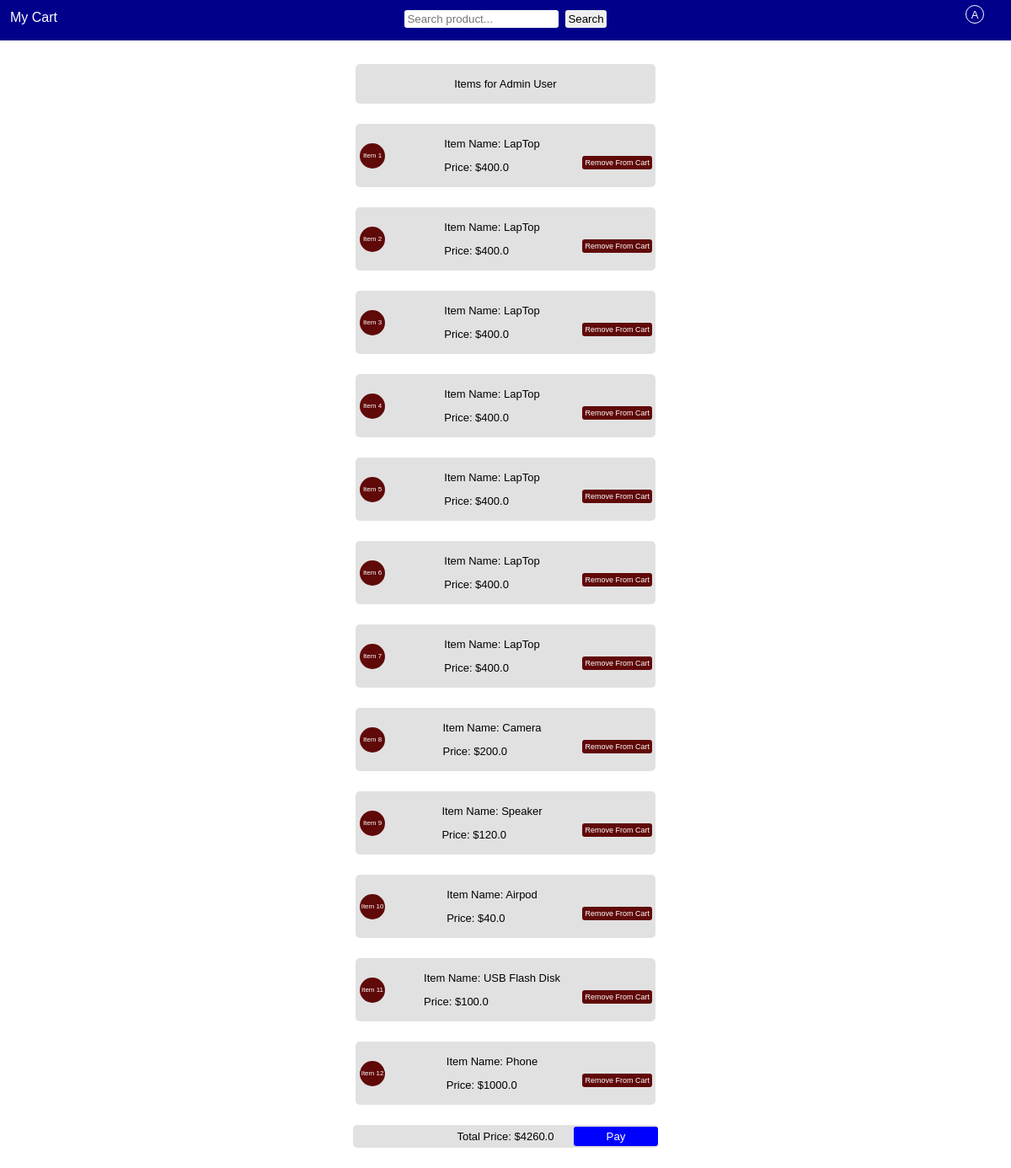
/view/cart/items (signed in), run on the app's committed database.
### tables this page shows
CREATE TABLE users(
        id integer primary key autoincrement,
        fname text not null,
        lname text not null,
        email unique not null,
        password text not null,
        role text default 'user',
        created_date timestamp default current_timestamp,
        created_at timestamp default current_timestamp
                         
    
    );

CREATE TABLE cart_item(
        id integer primary key autoincrement,
        user_id integer,
        item_name text not null,
        item_price real not null,
        added_date timestamp defaul current_timestamp,
        added_at timestamp default current_timestamp,
        foreign key(user_id) references users(id)

        );

### app.py (the view)
@app.route("/view/cart/items/")
@app.route("/view/cart/items")
def view_items():
    if "user_id" in session:
        conn = get_database()
        cursor = conn.cursor()
        current_email = session.get('user_email')
        current_id = session.get('user_id')
        user = cursor.execute("select * from users where email=?", (current_email,)).fetchone()
        user_in_cart = cursor.execute("select 1 from cart_item where user_id =?", (current_id,))
        if user_in_cart:
            view_items = cursor.execute("select * from cart_item where user_id =?", (current_id,)).fetchall()
            row=cursor.execute("select sum(item_price) as total_price from cart_item where user_id=?", (current_id,)).fetchone()
            if row:
                totalPrice =row[0]
            else:
                totalPrice = 0
            conn.commit()
            headMessage=f"My Cart"
            return render_template("home.html", logged_in=True, view_items=view_items, user=user, totalPrice=totalPrice, headMessage=headMessage)
        return render_template("home.html", logged_in=True, user=user)
    return redirect(url_for("login"))

### app.py (called while the page is built)
def get_database():
    conn = sqlite3.connect("app.db")
    conn.row_factory = sqlite3.Row
    conn.execute("PRAGMA foreign_keys = ON;")
    return conn

### templates/home.html (shortened to what this page needs)
<!DOCTYPE html>
<html lang="en">
<head>
    <link rel="stylesheet" href="{{url_for('static', filename='style.css')}}">
    <link rel="stylesheet" href="https://cdnjs.cloudflare.com/ajax/libs/font-awesome/7.0.0/css/all.min.css">
</head>
<body>
    <section class="header">
        {% if logged_in %}
        <div class="welcome">
            {{headMessage}}
        </div>
        {% endif %}
        <form action="{{url_for('search_product')}}" method="post">
            <input type="search" name="product_name" id="" required placeholder="Search product...">
            <button>Search</button>
        </form>
        <div class="nav">
            <div class="profile">
                {% if logged_in %}
                <div class="circle" id="circle" style=" border: 1px solid white;">
                    <p>{{user['fname'][0].upper()}}</p>
                </div>
                {% else%}
                <div class="circle" id="circle">
                    <i class="fas fa-bars"></i>
                </div>
                {% endif %}
            </div>
        </div>
    </section>
    {% if search %}
    <section class="productsSection" id="home">
        {% for product in search %}
        <div class="productCard" id="product{{product['id']}}">
            <h1>{{product['name']}}</h1>
            <div class="productFlex">
                <div class="productImg"><img src="{{url_for('static', filename='products/' ~ product['image'] )}}"
                        alt="Product_pic.png" id="phone{{product['id']}}">
                </div>
                <div class="productDetail">
                    <p>{{product['detail']}}</p>
                    <span>Worth ${{product['price']}}</span>
                    {% if logged_in %}
                    <form action="{{url_for('view_product')}}" method="post">
                        <input type="hidden" name="product_image" value="{{product['image']}}">
                        <input type="hidden" name="product_name" value="{{product['name']}}">
                        <input type="hidden" name="product_detail" value="{{product['detail']}}">
                        <input type="hidden" name="product_price" value="{{product['price']}}">
                        <button>View</button>
                    </form>
                    {% else %}
                    <a href="/login">
                        <button style="width: 60px; font-size: 8px;">Login to view</button>
                    </a>
                    {% endif %}
                </div>
            </div>
            {% if logged_in %}
            <div class="addCart">
                <form action="{{url_for('add_to_cart')}}" method="post">
                    <input type="hidden" name="product_name" value="{{product['name']}}">
                    <input type="hidden" name="product_price" value="{{product['price']}}">
                    <button>+</button>
                </form>
            </div>
            {% endif %}
        </div>
        {% endfor %}
    </section>
    {% else %}
    <section class="productsSection">
    </section>
    {% endif %}
    {% if view_items %}
    <section class="view_items">
        <div class="itemBox">
            <div class="itemDetail">
                <p>Items for {{user['fname']}} {{user['lname']}}</p>
            </div>
        </div>
        {% for item in view_items %}
        <div class="itemBox">
            <div class="index">Item {{loop.index}}</div>
            <div class="itemDetail">
                <p>Item Name: {{item['item_name']}}</p>
                <p>Price: ${{item['item_price']}}</p>
            </div>
            <form action="{{url_for('remove_from_cart')}}" method="post">
                <button>Remove From Cart</button>
            </form>
        </div>
        {% endfor %}
        <div class="totalPrice">
            Total Price: ${{totalPrice}}
            <form action="" method="post">
                <button>Pay</button>
            </form>
        </div>
    </section>
    {% else %}
    <section class="view_items">{{emptyCart}}</section>
    {% endif %}
</body>
</html>

### static/style.css (style rules this page uses)
body { margin: 0; padding: 0; font-weight: lighter; font-family: Arial, Helvetica, sans-serif; }
.header { background-color: darkblue; color: white; height: 3vh; display: flex; gap: 2rem; padding: 12px; position: sticky; top: 0; z-index: 1; }
.header form { position: absolute; display: flex; justify-content: center; align-items: center; gap: 0.5rem; text-align: center; left: 1rem; right: 1rem; }
.header .nav .profile .circle, .admin_header .nav .profile .circle { position: absolute; right: 2rem; top: 6px; width: 20px; height: 20px; border-radius: 50%; display: flex; justify-content: center; align-items: center; }
.header .nav .profile .circle p, .admin_header .nav .profile .circle p { color: white; font-size: small; position: relative; }
.productsSection { padding-top: 4px; display: grid; grid-template-columns: repeat(auto-fit, minmax(180px, 1fr)); gap: 10px; margin: 4px; text-align: center; }
.view_items { position: absolute; display: flex; flex-direction: column; margin:1rem auto; justify-content: center; overflow-y: auto; scrollbar-width: none; align-items: center; text-align: center; right: 0; left: 0; gap: 0.5rem; }
.view_items .index { width: 30px; height: 30px; border-radius: 50%; background-color: rgb(96, 9, 9); color: white; position: absolute; left: 5px; display: flex; margin: 0 auto; justify-content: center; align-items: center; font-size: 8px; text-align: center; }
.view_items .itemBox, .totalPrice { display: flex; position: relative; width: 350px; font-size: small; gap: 2rem; justify-content: center; align-items: center; background-color: #2222; padding: 3px; border-radius: 5px; margin-bottom: 1rem; }
.view_items .itemBox .itemDetail { text-align: left; }
.view_items .itemBox form button { background-color: rgb(96, 9, 9); position: absolute; right: 4px; font-size: 9px; color: white; }
.view_items .totalPrice { display: inline-block; position: relative; padding: 6px; margin: 0 auto; justify-content: center; align-items: center; margin-bottom: 24px; }
.view_items .totalPrice form { display: inline-block; position: absolute; display: flex; right: 0; top: 2px; }
.view_items .totalPrice form button { background-color: blue; color: white; display: block; width: 100px; padding: 4px; }
input, button { border: none; outline: none; padding: 3px; border-radius: 3px; }

### data on the page
users: fname "A", fname "Admin", lname "User"
cart_item: item_name "LapTop", item_price "400.0"
cart_item: item_name "LapTop", item_price "400.0"
cart_item: item_name "LapTop", item_price "400.0"
cart_item: item_name "LapTop", item_price "400.0"
cart_item: item_name "LapTop", item_price "400.0"
cart_item: item_name "LapTop", item_price "400.0"
cart_item: item_name "LapTop", item_price "400.0"
cart_item: item_name "Camera", item_price "200.0"
cart_item: item_name "Speaker", item_price "120.0"
cart_item: item_name "Airpod", item_price "40.0"
cart_item: item_name "USB Flash Disk", item_price "100.0"
cart_item: item_name "Phone", item_price "1000.0"

### other printed values
{{ headMessage }} "My Cart"
{{ totalPrice }} "4260.0"
